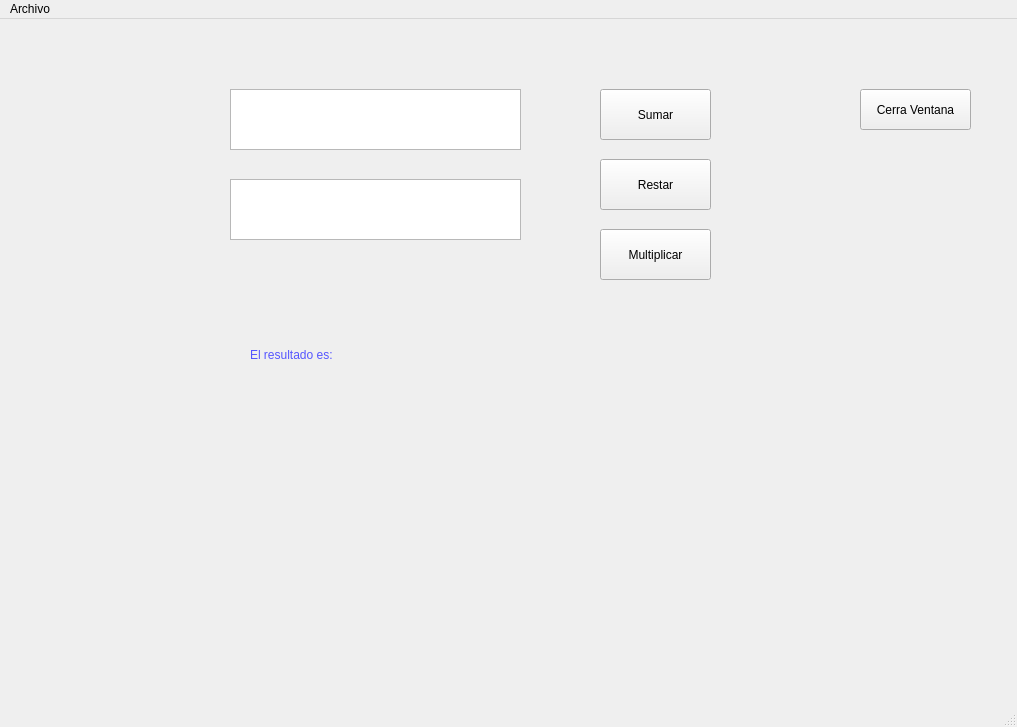
<?xml version="1.0" encoding="UTF-8"?>
<ui version="4.0">
 <class>MainWindow</class>
 <widget class="QMainWindow" name="MainWindow">
  <property name="geometry">
   <rect>
    <x>0</x>
    <y>0</y>
    <width>1017</width>
    <height>727</height>
   </rect>
  </property>
  <property name="windowTitle">
   <string>Ejemplo de GUI en PYQT</string>
  </property>
  <widget class="QWidget" name="centralwidget">
   <widget class="QTextEdit" name="txtNum1">
    <property name="geometry">
     <rect>
      <x>230</x>
      <y>70</y>
      <width>291</width>
      <height>61</height>
     </rect>
    </property>
    <property name="toolTip">
     <string>Ingrese un entero</string>
    </property>
   </widget>
   <widget class="QTextEdit" name="txtNum2">
    <property name="geometry">
     <rect>
      <x>230</x>
      <y>160</y>
      <width>291</width>
      <height>61</height>
     </rect>
    </property>
    <property name="toolTip">
     <string>Ingrese un entero</string>
    </property>
   </widget>
   <widget class="QLabel" name="label">
    <property name="geometry">
     <rect>
      <x>250</x>
      <y>280</y>
      <width>541</width>
      <height>111</height>
     </rect>
    </property>
    <property name="styleSheet">
     <string notr="true">color: rgb(85, 85, 255);
font: 75 20pt &quot;MS Shell Dlg 2&quot;;</string>
    </property>
    <property name="text">
     <string>El resultado es:</string>
    </property>
   </widget>
   <widget class="QPushButton" name="btnSumar">
    <property name="geometry">
     <rect>
      <x>600</x>
      <y>70</y>
      <width>111</width>
      <height>51</height>
     </rect>
    </property>
    <property name="text">
     <string>Sumar</string>
    </property>
   </widget>
   <widget class="QPushButton" name="btnCerra">
    <property name="geometry">
     <rect>
      <x>860</x>
      <y>70</y>
      <width>111</width>
      <height>41</height>
     </rect>
    </property>
    <property name="text">
     <string>Cerra Ventana</string>
    </property>
   </widget>
   <widget class="QPushButton" name="btnRestar">
    <property name="geometry">
     <rect>
      <x>600</x>
      <y>140</y>
      <width>111</width>
      <height>51</height>
     </rect>
    </property>
    <property name="text">
     <string>Restar</string>
    </property>
   </widget>
   <widget class="QPushButton" name="btnMulti">
    <property name="geometry">
     <rect>
      <x>600</x>
      <y>210</y>
      <width>111</width>
      <height>51</height>
     </rect>
    </property>
    <property name="text">
     <string>Multiplicar</string>
    </property>
   </widget>
  </widget>
  <widget class="QMenuBar" name="menubar">
   <property name="geometry">
    <rect>
     <x>0</x>
     <y>0</y>
     <width>1017</width>
     <height>26</height>
    </rect>
   </property>
   <widget class="QMenu" name="menuArchivo">
    <property name="title">
     <string>Archivo</string>
    </property>
    <widget class="QMenu" name="menuIr_a_Arboles">
     <property name="title">
      <string>Ir a Arboles</string>
     </property>
     <addaction name="separator"/>
     <addaction name="actionArboles_Hamiltonianos"/>
     <addaction name="actionArboles_Binarios"/>
    </widget>
    <addaction name="menuIr_a_Arboles"/>
    <addaction name="separator"/>
   </widget>
   <addaction name="menuArchivo"/>
  </widget>
  <widget class="QStatusBar" name="statusbar"/>
  <action name="actionArboles_Hamiltonianos">
   <property name="text">
    <string>Arboles Hamiltonianos</string>
   </property>
  </action>
  <action name="actionArboles_Binarios">
   <property name="text">
    <string>Arboles Binarios</string>
   </property>
  </action>
 </widget>
 <resources/>
 <connections>
  <connection>
   <sender>btnCerra</sender>
   <signal>clicked()</signal>
   <receiver>MainWindow</receiver>
   <slot>close()</slot>
   <hints>
    <hint type="sourcelabel">
     <x>669</x>
     <y>193</y>
    </hint>
    <hint type="destinationlabel">
     <x>900</x>
     <y>249</y>
    </hint>
   </hints>
  </connection>
 </connections>
</ui>
